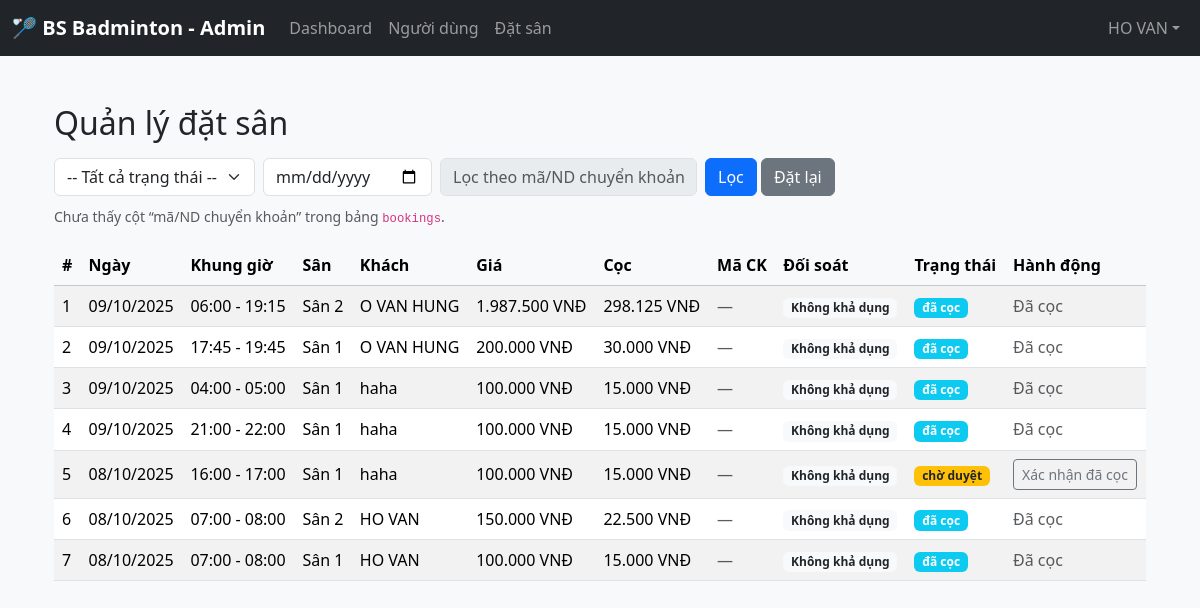
Page /public/admin/manage_bookings.php (signed in) on the committed database.
### tables this page shows
CREATE TABLE `bookings` (
  `id` int NOT NULL,
  `user_id` int NOT NULL,
  `court_id` int NOT NULL,
  `booking_date` date NOT NULL,
  `start_time` time NOT NULL,
  `end_time` time NOT NULL,
  `total_price` decimal(10,2) NOT NULL,
  `status` enum('pending','approved','rejected','cancelled','paid') DEFAULT 'pending',
  `created_at` timestamp NOT NULL DEFAULT CURRENT_TIMESTAMP,
  `deposit_status` enum('pending','paid') DEFAULT 'pending'
);

CREATE TABLE `courts` (
  `id` int NOT NULL,
  `name` varchar(100) NOT NULL,
  `description` text,
  `price_per_hour` decimal(10,2) NOT NULL,
  `status` enum('active','inactive') DEFAULT 'active',
  `created_at` timestamp NOT NULL DEFAULT CURRENT_TIMESTAMP
);

### public/admin/manage_bookings.php (the view, shortened to what this page needs)
<?php
require_once __DIR__ . '/../../config/db.php';
function hasColumn(PDO $pdo, $table, $col) {
  $sql = "SELECT 1 FROM INFORMATION_SCHEMA.COLUMNS
          WHERE TABLE_SCHEMA = DATABASE() AND TABLE_NAME = ? AND COLUMN_NAME = ? LIMIT 1";
  $st = $pdo->prepare($sql); $st->execute([$table, $col]);
  return (bool)$st->fetchColumn();
}
function hasTable(PDO $pdo, $table) {
  $sql = "SELECT 1 FROM INFORMATION_SCHEMA.TABLES
          WHERE TABLE_SCHEMA = DATABASE() AND TABLE_NAME = ? LIMIT 1";
  $st = $pdo->prepare($sql); $st->execute([$table]);
  return (bool)$st->fetchColumn();
}
function money($v){ return number_format((int)$v,0,',','.'); }
$has_total_price    = hasColumn($pdo,'bookings','total_price');
$has_deposit        = hasColumn($pdo,'bookings','deposit');
$has_deposit_status = hasColumn($pdo,'bookings','deposit_status');
$has_timeslot_id    = hasColumn($pdo,'bookings','timeslot_id');
$has_timeslot_text  = hasColumn($pdo,'bookings','timeslot');
$has_timeslots_tbl  = hasTable($pdo,'timeslots');
$has_full_name = hasColumn($pdo,'users','full_name');
$has_name      = hasColumn($pdo,'users','name');
$has_username  = hasColumn($pdo,'users','username');
$has_email     = hasColumn($pdo,'users','email');
$has_transactions_tbl = hasTable($pdo,'transactions');
$transferCol = null;
$fields = [
  "b.id","b.user_id","b.court_id","b.booking_date","b.status",
  "c.name AS court_name","c.price_per_hour"
];
$primaryUser = $has_full_name ? 'u.full_name' : ($has_name ? 'u.name' : ($has_username ? 'u.username' : 'NULL'));
$emailExpr   = $has_email ? 'u.email' : 'NULL';
$fields[] = "COALESCE($primaryUser, $emailExpr, CONCAT('Người dùng #',u.id)) AS customer_name";
$fields[] = $has_total_price ? "b.total_price" : "c.price_per_hour AS total_price";
$fields[] = $has_deposit     ? "b.deposit"     : "0 AS deposit";
$fields[] = $has_deposit_status ? "b.deposit_status" : "'pending' AS deposit_status";
$join = "JOIN users u ON u.id=b.user_id JOIN courts c ON c.id=b.court_id";
if ($has_timeslots_tbl && $has_timeslot_id) {
  $fields[] = "t.label AS slot_label";
  $fields[] = "t.start_time";
  $join .= " JOIN timeslots t ON t.id=b.timeslot_id";
  $orderBy = "ORDER BY b.booking_date DESC, t.start_time DESC";
} elseif ($has_timeslots_tbl && $has_timeslot_text) {
  $fields[] = "t.label AS slot_label";
  $fields[] = "t.start_time";
  $join .= " LEFT JOIN timeslots t ON t.label=b.timeslot";
  $orderBy = "ORDER BY b.booking_date DESC, t.start_time DESC";
} elseif ($has_timeslot_text) {
  $fields[] = "b.timeslot AS slot_label";
} else {
    $fields[] = "CONCAT(TIME_FORMAT(b.start_time, '%H:%i'), ' - ', TIME_FORMAT(b.end_time, '%H:%i')) AS slot_label";
}
if ($transferCol) {
  $fields[] = "b.`$transferCol` AS transfer_text";
} else {
  $fields[] = "NULL AS transfer_text";
}
$date   = isset($_GET['date'])   ? trim($_GET['date'])   : '';
$code   = isset($_GET['code'])   ? trim($_GET['code'])   : '';
$where = "WHERE 1=1";
$params = [];
$matchSelect = "0 AS matched, NULL AS matched_txn_id, NULL AS matched_amount, NULL AS matched_paid_at";
$fields[] = $matchSelect;
$sql = "SELECT ".implode(',', $fields)."
        FROM bookings b
        $join
        $where
        ORDER BY b.booking_date DESC, b.id DESC
        LIMIT 200";
$st = $pdo->prepare($sql);
$st->execute($params);
$rows = $st->fetchAll(PDO::FETCH_ASSOC);
@include __DIR__ . '/header.php';
?>
<main class="container mt-4">
  <h2 class="mb-3">Quản lý đặt sân</h2>
  <form class="row g-2 mb-3" method="get" autocomplete="off">
    <div class="col-auto">
      <select name="status" class="form-select">
        <option value="">-- Tất cả trạng thái --</option>
      </select>
    </div>
    <div class="col-auto">
      <input type="date" name="date" class="form-control" value="<?php echo htmlspecialchars($date); ?>">
    </div>
    <div class="col-auto">
      <input type="text" name="code" class="form-control"
             placeholder="Lọc theo mã/ND chuyển khoản"
             value="<?php echo htmlspecialchars($code); ?>" <?php echo $transferCol? '' : 'disabled'; ?>>
    </div>
    <div class="col-auto">
      <button class="btn btn-primary" type="submit">Lọc</button>
      <a class="btn btn-secondary" href="manage_bookings.php">Đặt lại</a>
    </div>
    <?php if (!$transferCol): ?>
      <div class="col-12"><small class="text-muted">Chưa thấy cột “mã/ND chuyển khoản” trong bảng <code>bookings</code>.</small></div>
    <?php endif; ?>
  </form>
  <?php if (empty($rows)): ?>
    <div class="alert alert-info">Không có đơn phù hợp.</div>
  <?php else: ?>
    <div class="table-responsive">
      <table class="table table-striped table-hover align-middle">
        <thead class="table-light">
          <tr>
            <th>#</th>
            <th>Ngày</th>
            <th>Khung giờ</th>
            <th>Sân</th>
            <th>Khách</th>
            <th>Giá</th>
            <th>Cọc</th>
            <th>Mã CK</th>
            <th>Đối soát</th>
            <th>Trạng thái</th>
            <th>Hành động</th>
          </tr>
        </thead>
        <tbody>
          <?php foreach($rows as $i=>$r):
            $basePrice = isset($r['total_price']) && (int)$r['total_price']>0 ? (int)$r['total_price'] : (int)$r['price_per_hour'];
            $deposit = isset($r['deposit']) && (int)$r['deposit']>0 ? (int)$r['deposit'] : (int)round($basePrice*0.15);
            $slot = $r['slot_label'] ? $r['slot_label'] : '-';
            $transferText = $r['transfer_text'] ?? '';
            $matched = (int)($r['matched'] ?? 0) === 1;
          ?>
            <tr>
              <td><?php echo $i+1; ?></td>
              <td><?php echo date('d/m/Y', strtotime($r['booking_date'])); ?></td>
              <td><?php echo htmlspecialchars($slot); ?></td>
              <td><?php echo htmlspecialchars($r['court_name']); ?></td>
              <td><?php echo htmlspecialchars($r['customer_name']); ?></td>
              <td><?php echo money($basePrice); ?> VNĐ</td>
              <td><?php echo money($deposit); ?> VNĐ</td>
              <td><?php echo $transferText ? '<code>'.htmlspecialchars($transferText).'</code>' : '<span class="text-muted">—</span>'; ?></td>
              <td>
                <?php if ($transferText && $matched && $r['matched_paid_at']): ?>
                  <span class="badge bg-success" title="Khớp: <?php echo money($r['matched_amount']); ?> VND lúc <?php echo date('H:i d/m', strtotime($r['matched_paid_at'])); ?>">
                    Khớp giao dịch
                  </span>
                <?php elseif ($transferText && $has_transactions_tbl): ?>
                  <span class="badge bg-secondary" title="Chưa thấy giao dịch phù hợp (±3 ngày, dung sai 2.000đ)">Chưa thấy</span>
                <?php else: ?>
                  <span class="badge bg-light text-dark">Không khả dụng</span>
                <?php endif; ?>
              </td>
              <td>
                <span class="badge
                  <?php
                   $stt = $r['status'];
echo (
  $stt==='approved' ? 'bg-success' :
  ($stt==='paid' ? 'bg-info' :
  ($stt==='pending' ? 'bg-warning text-dark' :
  ($stt==='rejected' ? 'bg-danger' : 'bg-secondary')))
);
                  ?>">
                  <?php
                    echo (
  $stt==='approved' ? 'đã duyệt' :
  ($stt==='paid' ? 'đã cọc' :
  ($stt==='pending' ? 'chờ duyệt' :
  ($stt==='rejected' ? 'từ chối' :
  ($stt==='cancelled' ? 'đã hủy' : $stt))))
);
                  ?>
                </span>
              </td>
              <td>
               <?php if ($r['status'] !== 'paid'): ?>
                  <form method="post" action="update_deposit.php"
                        onsubmit="return confirm('Xác nhận đánh dấu ĐÃ CỌC cho đơn #<?php echo (int)$r['id']; ?>?');"
                        style="display:inline;">
                    <button type="submit" name="confirm_deposit"
                            class="btn <?php echo $matched ? 'btn-success' : 'btn-outline-secondary'; ?> btn-sm"
                            title="<?php echo $matched ? 'Đối soát đã khớp – bấm để xác nhận' : 'Chưa khớp, vẫn có thể xác nhận thủ công'; ?>">
                      Xác nhận đã cọc
                    </button>
                  </form>
                <?php else: ?>
                  <span class="text-muted">Đã cọc</span>
                <?php endif; ?>
              </td>
            </tr>
          <?php endforeach; ?>
        </tbody>
      </table>
    </div>
  <?php endif; ?>
</main>

### rows in the picture
bookings: booking_date "09/10/2025", slot "06:00 - 19:15", court.name "Sân 2", customer_name "O VAN HUNG", total_price "1.987.500", deposit "298.125", status "đã cọc"
bookings: booking_date "09/10/2025", slot "17:45 - 19:45", court.name "Sân 1", customer_name "O VAN HUNG", total_price "200.000", deposit "30.000", status "đã cọc"
bookings: booking_date "09/10/2025", slot "04:00 - 05:00", court.name "Sân 1", customer_name "haha", total_price "100.000", deposit "15.000", status "đã cọc"
bookings: booking_date "09/10/2025", slot "21:00 - 22:00", court.name "Sân 1", customer_name "haha", total_price "100.000", deposit "15.000", status "đã cọc"
bookings: booking_date "08/10/2025", slot "16:00 - 17:00", court.name "Sân 1", customer_name "haha", total_price "100.000", deposit "15.000", status "chờ duyệt"
bookings: booking_date "08/10/2025", slot "07:00 - 08:00", court.name "Sân 2", customer_name "HO VAN", total_price "150.000", deposit "22.500", status "đã cọc"
bookings: booking_date "08/10/2025", slot "07:00 - 08:00", court.name "Sân 1", customer_name "HO VAN", total_price "100.000", deposit "15.000", status "đã cọc"

### other values in the picture
$user['full_name'] ?: $user['username'] "HO VAN"
